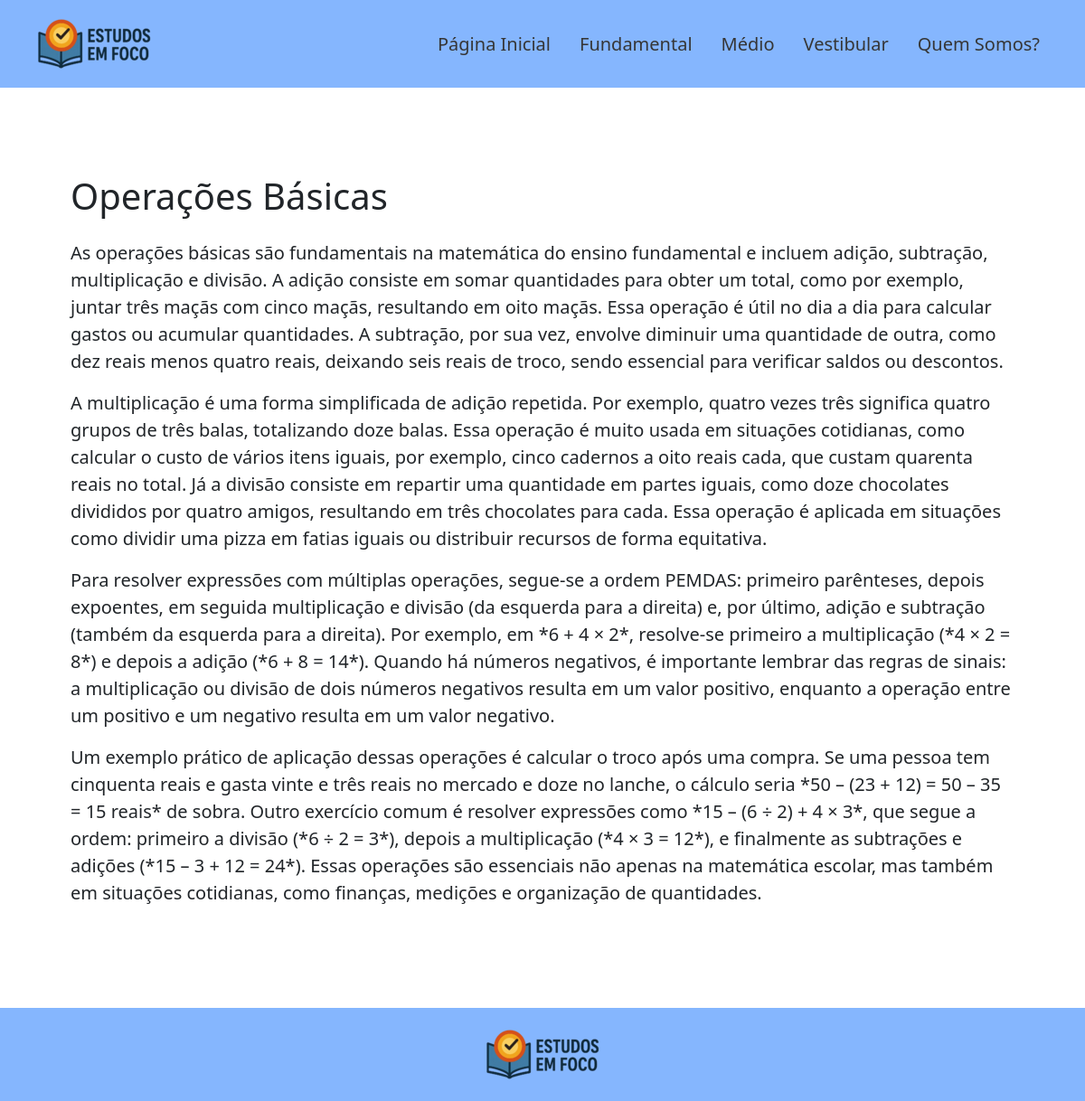
The app's page /explicacao.php?topico=1 with its own data.
### tables this page shows
CREATE TABLE IF NOT EXISTS `topicos` (
  `id` int NOT NULL AUTO_INCREMENT,
  `materia_id` int NOT NULL,
  `nome` varchar(100) NOT NULL,
  `descricao` text NOT NULL,
  PRIMARY KEY (`id`),
  KEY `materia_id` (`materia_id`),
  CONSTRAINT `topicos_ibfk_1` FOREIGN KEY (`materia_id`) REFERENCES `materias` (`id`)
);

### explicacao.php (the view)
<?php
    include('includes/header.php');
    include('includes/conexao.php');
    $topico_id = $_GET['topico'] ?? '';
    if($topico_id){
        $tabela = $conexao->prepare("SELECT nome, descricao FROM topicos WHERE id = ?");
        $tabela->bind_param('i', $topico_id);
        $tabela->execute();
        $tabela = $tabela->get_result();
    }else{
        echo '<p>Nenhum tópico especificado.</p>';
    }
?>
<article class="container justify-content-center p-5">
    <?php
        if($linha = $tabela->fetch_assoc()){
            echo '<h1 class="mb-4">' . $linha['nome'] . '</h1>';
            $paragrafos = explode("\n", $linha['descricao']);
            foreach ($paragrafos as $paragrafo) {
                echo '<p class="fs-5">' . $paragrafo . '</p>';
            }
        }else{
                echo '<p>Este tópico não foi encontrado.</p>';
        }
    ?>
</article>
<?php include('includes/footer.php'); ?>

### records on screen
topicos: nome "Operações Básicas", descricao "As operações básicas são fundamentais na matemática do ensino fundamental e incluem adição, subtração, multiplicação e divisão. A adição consiste em somar quantidades para obter um total, como por exemplo, juntar três maçãs com cinco maçãs, resultando em oito maçãs. Essa operação é útil no dia a dia para calcular gastos ou acumular quantidades. A subtração, por sua vez, envolve diminuir uma quantidade de outra, como dez reais menos quatro reais, deixando seis reais de troco, sendo essencial para verificar saldos ou descontos.", descricao "A multiplicação é uma forma simplificada de adição repetida. Por exemplo, quatro vezes três significa quatro grupos de três balas, totalizando doze balas. Essa operação é muito usada em situações cotidianas, como calcular o custo de vários itens iguais, por exemplo, cinco cadernos a oito reais cada, que custam quarenta reais no total. Já a divisão consiste em repartir uma quantidade em partes iguais, como doze chocolates divididos por quatro amigos, resultando em três chocolates para cada. Essa operação é aplicada em situações como dividir uma pizza em fatias iguais ou distribuir recursos de forma equitativa.", descricao "Para resolver expressões com múltiplas operações, segue-se a ordem PEMDAS: primeiro parênteses, depois expoentes, em seguida multiplicação e divisão (da esquerda para a direita) e, por último, adição e subtração (também da esquerda para a direita). Por exemplo, em *6 + 4 × 2*, resolve-se primeiro a multiplicação (*4 × 2 = 8*) e depois a adição (*6 + 8 = 14*). Quando há números negativos, é importante lembrar das regras de sinais: a multiplicação ou divisão de dois números negativos resulta em um valor positivo, enquanto a operação entre um positivo e um negativo resulta em um valor negativo.", descricao "Um exemplo prático de aplicação dessas operações é calcular o troco após uma compra. Se uma pessoa tem cinquenta reais e gasta vinte e três reais no mercado e doze no lanche, o cálculo seria *50 – (23 + 12) = 50 – 35 = 15 reais* de sobra. Outro exercício comum é resolver expressões como *15 – (6 ÷ 2) + 4 × 3*, que segue a ordem: primeiro a divisão (*6 ÷ 2 = 3*), depois a multiplicação (*4 × 3 = 12*), e finalmente as subtrações e adições (*15 – 3 + 12 = 24*). Essas operações são essenciais não apenas na matemática escolar, mas também em situações cotidianas, como finanças, medições e organização de quantidades."
